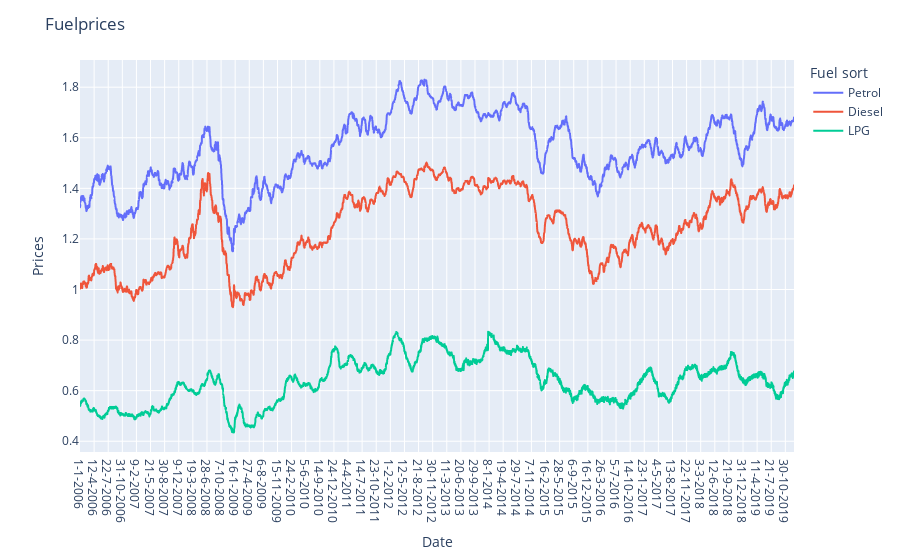

The notebook cell this image was saved under:
### Markdown cell above
Here fuel prices are shown in a line graph from 2006 through 2019. The fluctuations in prices are easy to see.

### Code cell
#These lines of codes are used to make a linegraph for the fuel prices from 2006 til 2019
labels= ['Petrol', 'Diesel', 'LPG']
fig = px.line(df_fuel, x='Date', y= labels)

#these lines of code are used to transform the layout of the graph
fig.update_layout(
    title="Fuelprices",
    xaxis_title="Date",
    yaxis_title="Prices",
    legend_title="Fuel sort",
)


fig.show()

### Figure 1 — Plotly figure (JSON) as saved in the notebook; plotly's stock layout.template omitted (floating-point values rounded to 4 significant figures; data arrays with more than 128 entries replaced by an {"elided": "..."} marker saying what was removed)
{"data": [{"hovertemplate": "variable=Petrol<br>Date=%{x}<br>value=%{y}<extra></extra>", "legendgroup": "Petrol", "line": {"color": "#636efa", "dash": "solid"}, "marker": {"symbol": "circle"}, "mode": "lines", "name": "Petrol", "showlegend": true, "type": "scattergl", "x": {"elided": "5113 str values"}, "xaxis": "x", "y": {"elided": "5113 float values"}, "yaxis": "y"}, {"hovertemplate": "variable=Diesel<br>Date=%{x}<br>value=%{y}<extra></extra>", "legendgroup": "Diesel", "line": {"color": "#EF553B", "dash": "solid"}, "marker": {"symbol": "circle"}, "mode": "lines", "name": "Diesel", "showlegend": true, "type": "scattergl", "x": {"elided": "5113 str values"}, "xaxis": "x", "y": {"elided": "5113 float values"}, "yaxis": "y"}, {"hovertemplate": "variable=LPG<br>Date=%{x}<br>value=%{y}<extra></extra>", "legendgroup": "LPG", "line": {"color": "#00cc96", "dash": "solid"}, "marker": {"symbol": "circle"}, "mode": "lines", "name": "LPG", "showlegend": true, "type": "scattergl", "x": {"elided": "5113 str values"}, "xaxis": "x", "y": {"elided": "5113 float values"}, "yaxis": "y"}], "layout": {"legend": {"title": {"text": "Fuel sort"}, "tracegroupgap": 0}, "margin": {"t": 60}, "title": {"text": "Fuelprices"}, "xaxis": {"anchor": "y", "domain": [0, 1], "title": {"text": "Date"}}, "yaxis": {"anchor": "x", "domain": [0, 1], "title": {"text": "Prices"}}}}
